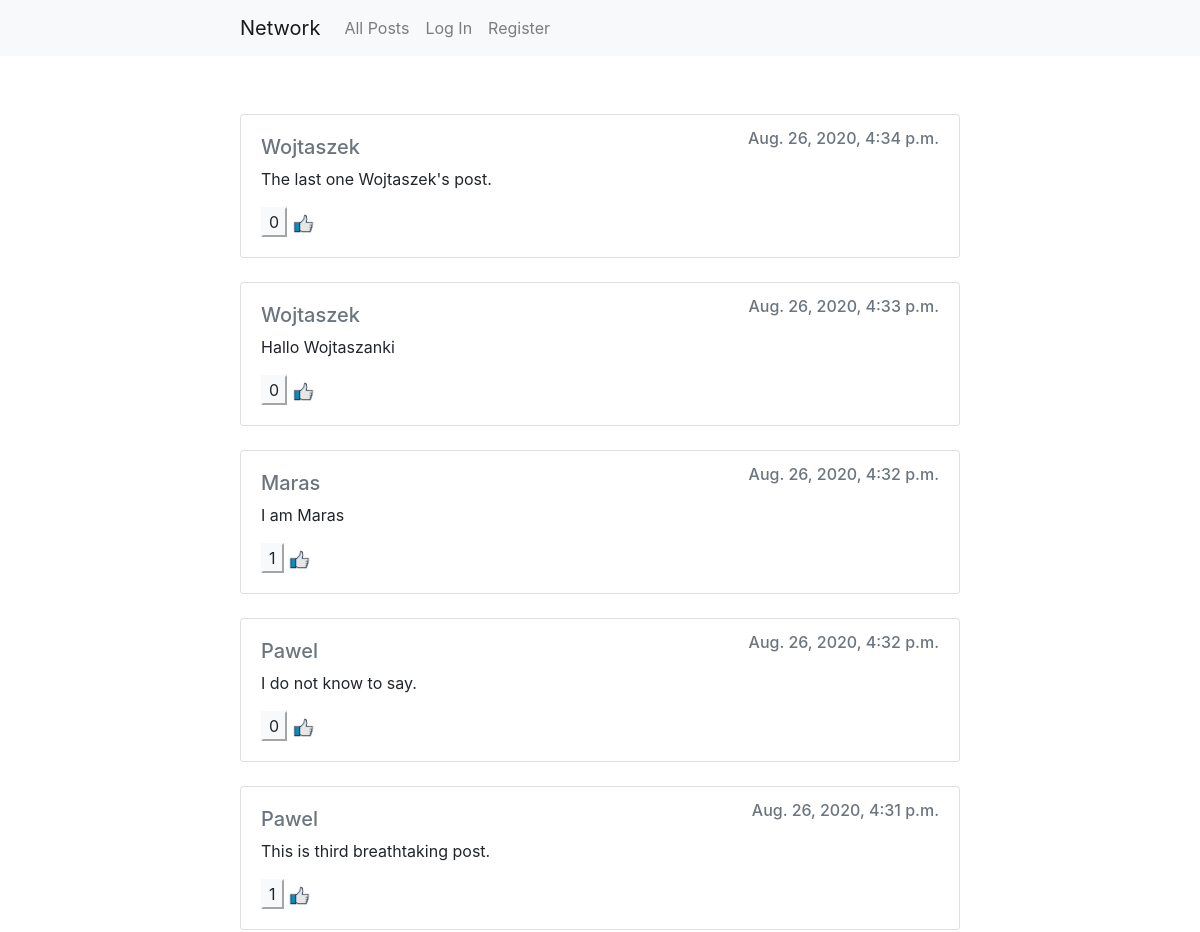
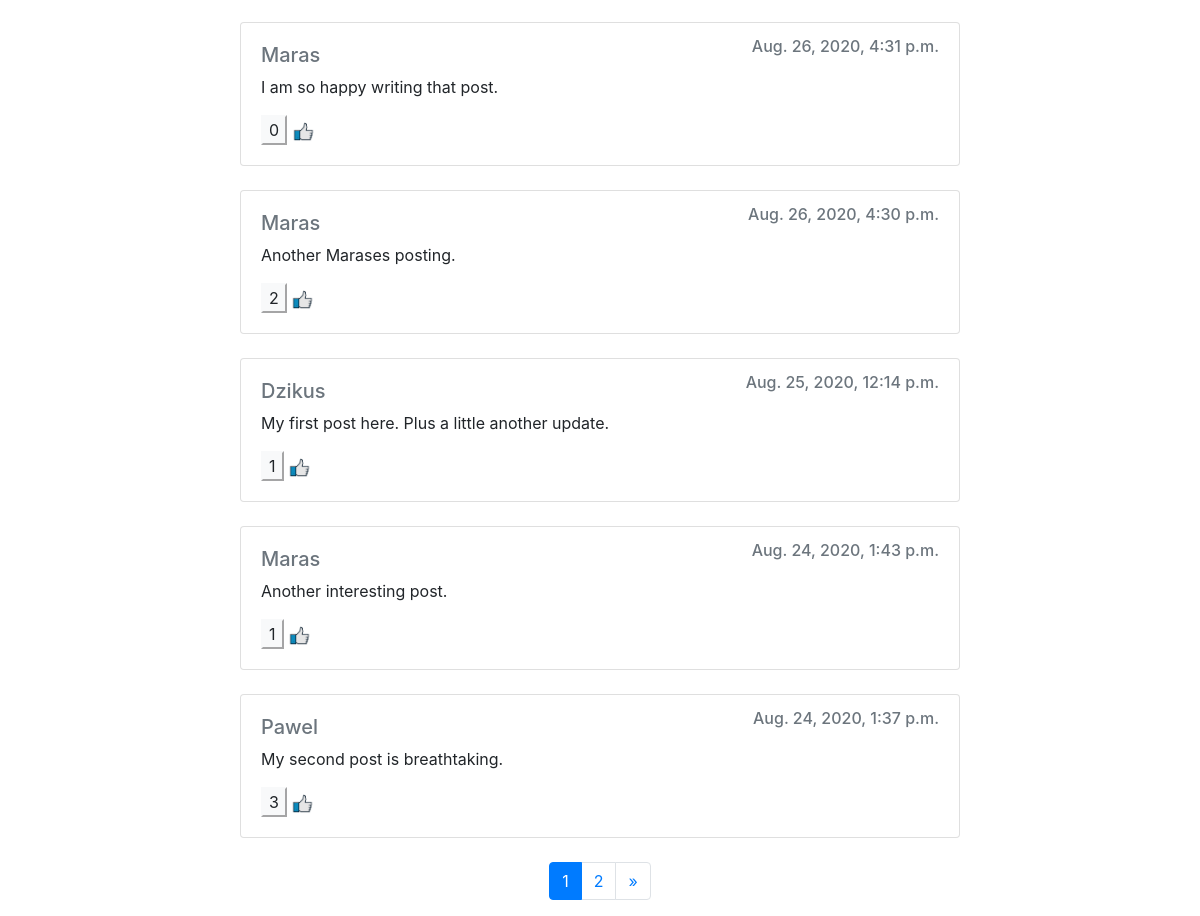
The page / on the database its author committed (2 pictures, top to bottom).
### network/models.py (models this page shows, shortened)
class Post(models.Model):
    creator = models.ForeignKey("User", on_delete=models.CASCADE, related_name="posts")
    content = models.CharField(max_length=10000)
    timestamp = models.DateTimeField(auto_now_add=True)
    def num_likes(self):
        return self.likes.aggregate(Count('pk'))['pk__count']

class User(AbstractUser):
    follow_users = models.ManyToManyField("network.User", related_name="followers", blank=True)

### network/views.py (the view)
# urls.py: path("", views.index, name="index"),
def index(request):
    if request.method == "POST":
        content = request.POST["body"]
        post = Post(creator=request.user, content=content)
        post.save()
    posts = Post.objects.order_by("-timestamp").all()
    return render(request, "network/index.html", {
        "page_obj": make_listing(request, posts)
    })

### network/views.py (called while the page is built)
def make_listing(request, posts):
    paginator = Paginator(posts, 10)
    if request.method == "GET":
        page_number = request.GET.get("page")
    else:
        page_number = 1
    page_obj = paginator.get_page(page_number)
    return page_obj

### network/templates/network/index.html (shortened to what this page needs)
{% extends "network/posts_template.html" %}
{% block heading %}
    <br/><br/>
{% endblock %}

### network/templates/network/posts_template.html (shortened to what this page needs)
{% extends "network/layout.html" %}
{% load static %}
{% block body %}
{% block heading %}
{% endblock %}
        {% for post in page_obj %}
        <div id="post{{ post.id }}" data-creator="{{ post.creator.id }}" class="card">
            <div class="card-body">
                <h6 class="card-subtitle mb-2 text-muted" style="float: right">{{ post.timestamp }}</h6>
                <h5><a class="card-subtitle mb-2 text-muted" href="{% url 'user_view' post.creator.id %}">{{ post.creator }}</a></h5>
                <p id="content{{ post.id }}" class="card-text">{{ post.content }}</p>
                <button id="likes{{ post.id }}" class="disabled btn-light">{{ post.num_likes }}</button>
                <img id="like-image" src="{% static 'network/like.jpg' %}">
            </div>
        </div>
        <br/>
    {% endfor %}
    <nav aria-label="...">
        <ul class="pagination justify-content-center">
            <li class="page-item active" aria-current="page">
                <span class="page-link">
                    {{ page_obj.number }}
                </span>
            </li>
            {% if page_obj.has_next %}
            <li class="page-item">
                <a class="page-link" href="?page={{ page_obj.next_page_number }}">{{ page_obj.next_page_number }}</a>
            </li>
            <li class="page-item">
                <a class="page-link" href="?page={{ page_obj.paginator.num_pages }}">&raquo;</a>
            </li>
            {% endif %}
        </ul>
    </nav>
{% endblock %}

### network/static/network/styles.css (style rules this page uses)
.disabled { pointer-events: none; cursor: default; }
#like-image { height: 20px; }

### rows shown on the page
Post: timestamp "Aug. 26, 2020, 4:34 p.m.", creator "Wojtaszek", content "The last one Wojtaszek's post.", num_likes "0"
Post: timestamp "Aug. 26, 2020, 4:33 p.m.", creator "Wojtaszek", content "Hallo Wojtaszanki", num_likes "0"
Post: timestamp "Aug. 26, 2020, 4:32 p.m.", creator "Maras", content "I am Maras", num_likes "1"
Post: timestamp "Aug. 26, 2020, 4:32 p.m.", creator "Pawel", content "I do not know to say.", num_likes "0"
Post: timestamp "Aug. 26, 2020, 4:31 p.m.", creator "Pawel", content "This is third breathtaking post.", num_likes "1"
Post: timestamp "Aug. 26, 2020, 4:31 p.m.", creator "Maras", content "I am so happy writing that post.", num_likes "0"
Post: timestamp "Aug. 26, 2020, 4:30 p.m.", creator "Maras", content "Another Marases posting.", num_likes "2"
Post: timestamp "Aug. 25, 2020, 12:14 p.m.", creator "Dzikus", content "My first post here. Plus a little another update.", num_likes "1"
Post: timestamp "Aug. 24, 2020, 1:43 p.m.", creator "Maras", content "Another interesting post.", num_likes "1"
Post: timestamp "Aug. 24, 2020, 1:37 p.m.", creator "Pawel", content "My second post is breathtaking.", num_likes "3"

### other values the page prints
{{ page_obj.number }} "1"
{{ page_obj.next_page_number }} "2"
